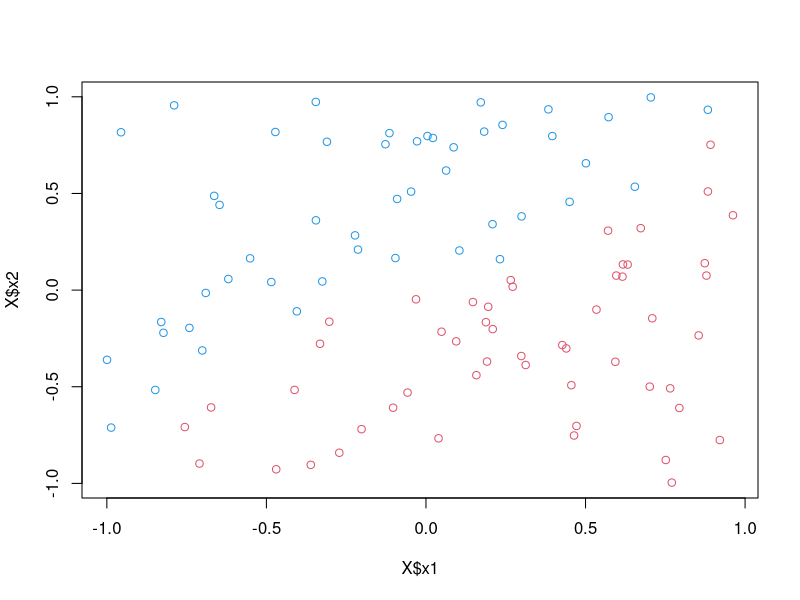
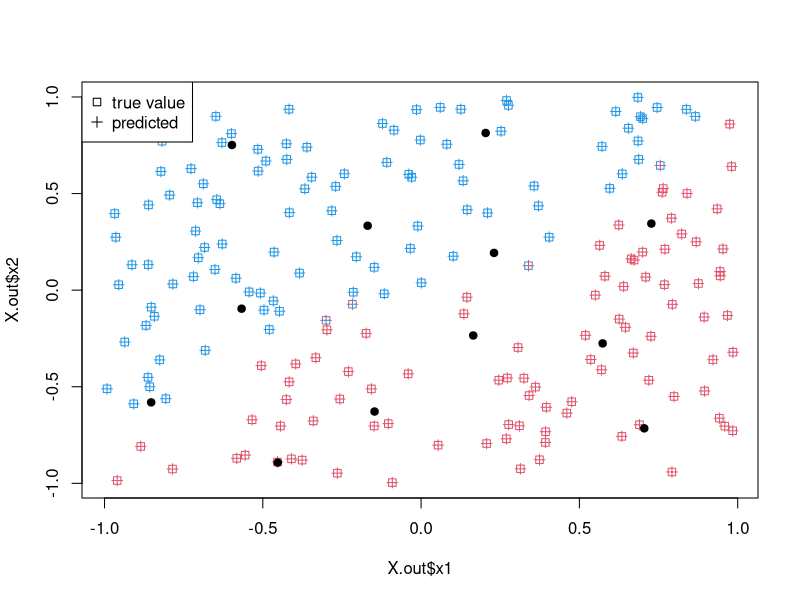
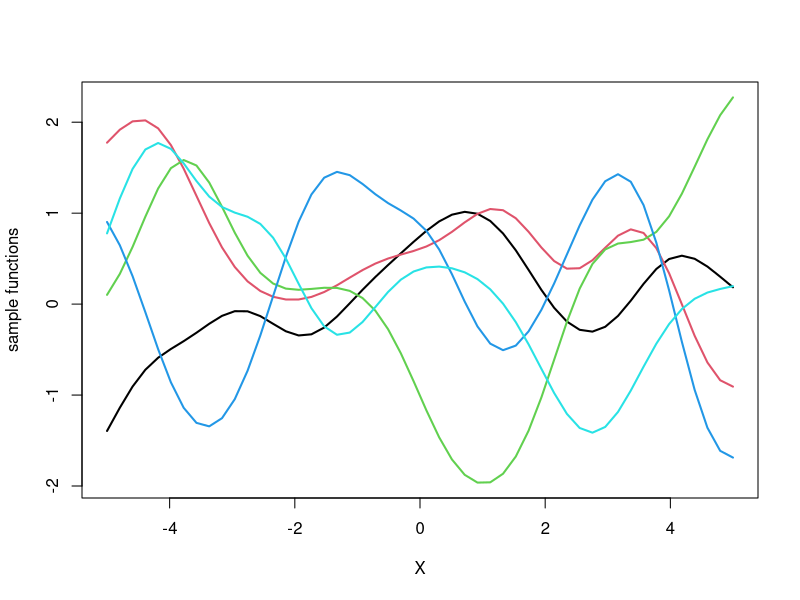
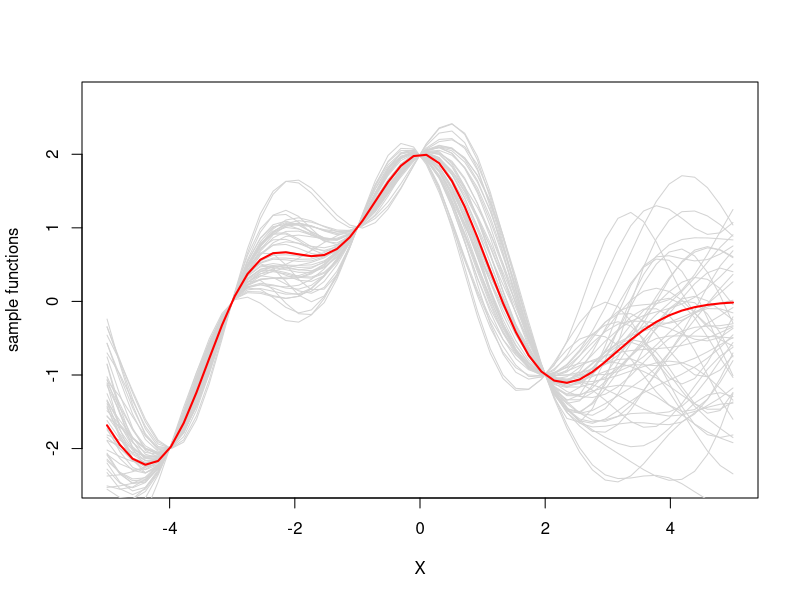
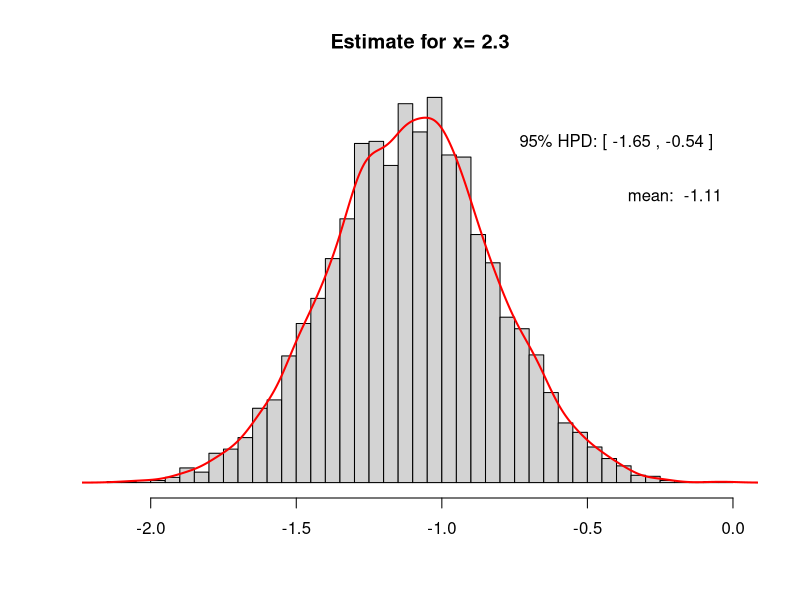
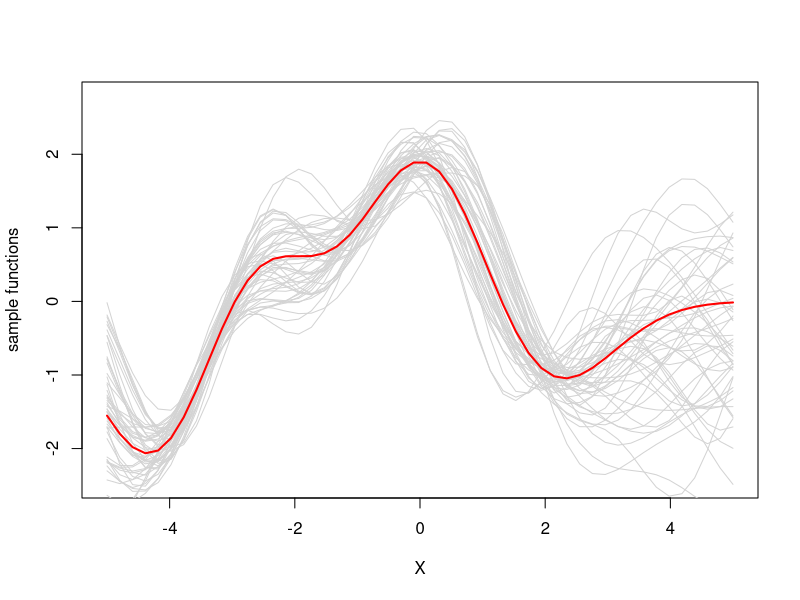
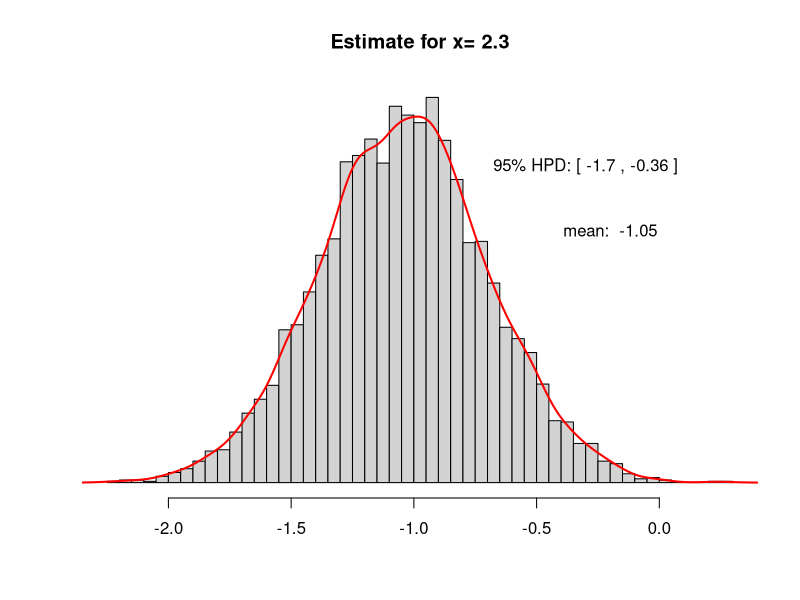
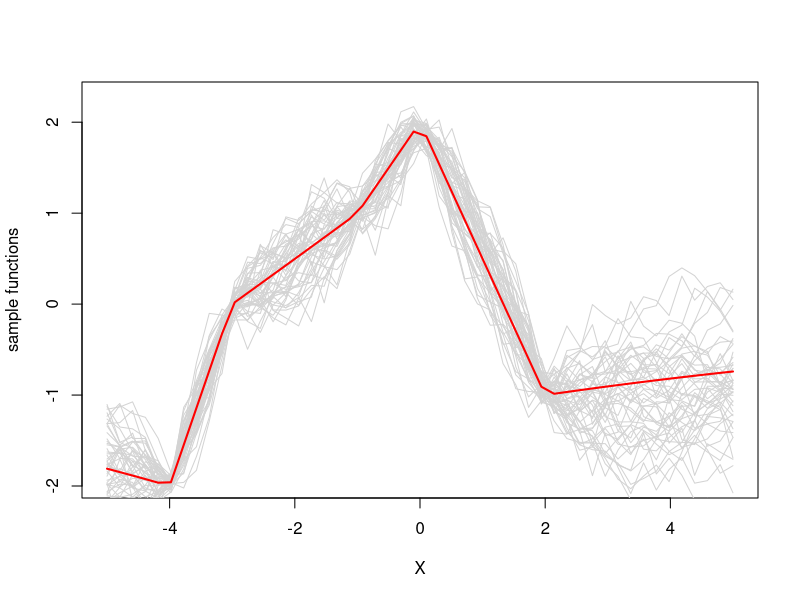

The R script that drew these images, in order:
## ---- chunk 1
make_gaussian_kernel <- function(gamma=1.0) {

  function(x,z) {
    exp(-gamma * norm(as.matrix(x-z),"F")^2 )
  }
}

gaussian_kernel <- make_gaussian_kernel(0.2)
gaussian_kernel(x=c(1,1), z=c(2,2))
## ---- chunk 2
# returns a rbf model given the:
# * observations X=(x1, ..., xN)
# * output value for each observation Y = (y1, ..., yN)
# * number of centers K
# * gamma value

rbf <- function(X, Y, K=12, gamma=1.0) {
  library(corpcor)   # include pseudoinverse()
  library(stats)     # include kmeans()
  
  N     <- dim(X)[1] # number of observations
  ncols <- dim(X)[2] # number of variables

  repeat {
    km <- kmeans(X, K)  # let's cluster K centers out of the dataset
    if (min(km$size)>0) # only accept if there are no empty clusters
      break
  }

  mus <- km$centers # the clusters points

  Phi <- matrix(rep(NA,(K+1)*N), ncol=K+1)
  for (lin in 1:N) {
    Phi[lin,1] <- 1    # bias column
    for (col in 1:K) {
      Phi[lin,col+1] <- exp(-gamma * norm(as.matrix(X[lin,]-mus[col,]),"F")^2)
    }
  }

  w <- pseudoinverse(t(Phi) %*% Phi) %*% t(Phi) %*% Y  # find RBF weights

  list(weights=w, centers=mus, gamma=gamma)  # return the rbf model
}
## ---- chunk 3
rbf.predict <- function(model, X, classification=FALSE) {
  gamma   <- model$gamma
  centers <- model$centers
  w       <- model$weights
  N       <- dim(X)[1]    # number of observations
  
  pred <- rep(w[1],N)  # we need to init to a value, so let's start with bias

  for (j in 1:N) {  
    # find prediction for point xj
    for (k in 1:length(centers[,1])) {
      # the weight for center[k] is given by w[k+1] (because w[1] is the bias)
      pred[j] <- pred[j] + w[k+1] * exp( -gamma * norm(as.matrix(X[j,]-centers[k,]),"F")^2 )
    }
  }
  
  if (classification) {
    pred <- unlist(lapply(pred, sign))
  }
  pred
}
## ---- chunk 4
target <- function(x1, x2) {
  2*(x2 - x1 + .25*sin(pi*x1) >= 0)-1
}

N <- 100
X <- data.frame(x1=runif(N, min=-1, max=1),
                x2=runif(N, min=-1, max=1))
Y <- target(X$x1, X$x2)
plot(X$x1, X$x2, col=Y+3)
## ---- chunk 5
rbf.model <- rbf(X, Y) # using default values for K and gamma
rbf.model
## ---- chunk 6
N.test <- 200
X.out <- data.frame(x1=runif(N.test, min=-1, max=1),
                    x2=runif(N.test, min=-1, max=1))
Y.out <- target(X.out$x1, X.out$x2)

rbf.pred <- rbf.predict(rbf.model, X.out, classification=TRUE)
binary.error <- sum(rbf.pred != Y.out)/N.test
binary.error

plot(X.out$x1, X.out$x2, col=Y.out+3, pch=0)
points(X.out$x1, X.out$x2, col=rbf.pred+3, pch=3)
points(rbf.model$centers, col="black", pch=19) # draw the model centers
legend("topleft",c("true value","predicted"),pch=c(0,3),bg="white")
## ---- chunk 7
require(MASS)

# make the gaussian kernel
# gaussian_kernel <- make_gaussian_kernel(0.5)

# compute covariance matrix Sigma for the Gaussian process, ie,
# the distribution of functions (eqs. 6.53 & 6.54)
get_sigma <- function(X1, X2, kernel=make_gaussian_kernel(0.5)) {
  Sigma <- matrix(rep(0, length(X1)*length(X2)), nrow=length(X1))
  for (i in 1:nrow(Sigma)) 
    for (j in 1:ncol(Sigma))
       Sigma[i,j] <- kernel(X1[i], X2[j])
  Sigma
}

# The points at which we want to define the functions
X <- seq(-5,5,len=50)
 
# Calculate the covariance matrix
sigma <- get_sigma(X,X)
means <- rep(0, length(X))
 
# Generate sample functions from the Gaussian process
set.seed(101)
n_samples <- 5
y_sample  <- matrix(rep(0,length(X)*n_samples), ncol=n_samples)
for (i in 1:n_samples) {
  # each column represents a sample from a multivariate normal distribution
  # with zero mean and covariance sigma
  y_sample[,i] <- mvrnorm(1, means, sigma)
}

plot(X, y_sample[,1], type="n", ylim=c(min(y_sample), max(y_sample)), ylab="sample functions")
for(i in 1:n_samples)
  points(X, y_sample[,i], type="l", col=i, lwd=2)
## ---- chunk 8
# dataset:  two-column dataframe with col x for input, and col y for output
# kernel:   the kernel in use
# sd_noise: the standard deviation of the noise of the dataset samples
gp_samples <- function(X, dataset, kernel, n_samples, sd_noise=0, seed=121) {
  
  k.dd <- get_sigma(dataset$x, dataset$x, kernel)
  k.dx <- get_sigma(dataset$x, X,         kernel)
  k.xd <- get_sigma(X,         dataset$x, kernel)
  k.xx <- get_sigma(X,         X,         kernel)
 
  # These matrix calculations correspond to equation (2.19) in the 
  # Rasmussen and Williams's book 'Gaussian Processes for ML'
  noise_part <- sd_noise^2 * diag(1, ncol(k.dd))
  
  d.star.bar <- k.xd %*% solve(k.dd + noise_part) %*% d$y
  cov.d.star <- k.xx - k.xd %*% solve(k.dd + noise_part) %*% k.dx
 
  # generate the samples
  set.seed(seed)
  y_sample <- matrix(rep(0,length(X)*n_samples), ncol=n_samples)
  for (i in 1:n_samples)
    y_sample[,i] <- mvrnorm(1, d.star.bar, cov.d.star)

  list(y_sample=y_sample, mean_est=d.star.bar)
}
## ---- chunk 9
d <- data.frame(x=c(-4,-3,-1,0 ,2),
                y=c(-2, 0 ,1,2,-1))
n_samples <- 50

result <- gp_samples(X, d, make_gaussian_kernel(0.5), n_samples)

plot(X, result$y_sample[,1], type="n", ylim=c(min(y_sample)-.5, max(y_sample)+.5), ylab="sample functions")
for(i in 1:n_samples)
  points(X, result$y_sample[,i], type="l", col="lightgrey")
points(X, result$mean_est, type="l", col="red", lwd=2)
## ---- chunk 10
value  <- 2.3
result <- gp_samples(value, d, make_gaussian_kernel(0.5), n_samples=5e3)

# i  <- 23 # eg: check the 23th value of X
ys <- result$y_sample[1,]
library(coda)
hpd <- HPDinterval(as.mcmc(ys), prob=0.95) # compute highest density interval

hist(ys, breaks=50, freq=FALSE, xlab="", main=paste("Estimate for x=",round(value,2)), yaxt='n', ylab="")
lines(density(ys),col="red",lwd=2)
text(-0.2,1.1,paste("mean: ",round(result$mean_est,2)))
text(-0.4,1.3,paste("95% HPD: [",round(hpd[1],2),",",round(hpd[2],2),"]"))
## ---- chunk 11
result <- gp_samples(X, d, make_gaussian_kernel(0.5), n_samples, sd_noise=0.2)

plot(X, result$y_sample[,1], type="n", ylim=c(min(y_sample)-.5, max(y_sample)+.5), ylab="sample functions")
for(i in 1:n_samples)
  points(X, result$y_sample[,i], type="l", col="lightgrey")
points(X, result$mean_est, type="l", col="red", lwd=2)

# estimate for value
value <- 2.3
result <- gp_samples(value, d, make_gaussian_kernel(0.5), n_samples=5e3, sd_noise=0.2)

ys <- result$y_sample[1,]
hpd <- HPDinterval(as.mcmc(ys), prob=0.95) # compute highest density interval

hist(ys, breaks=50, freq=FALSE, xlab="", main=paste("Estimate for x=",round(value,2)), yaxt='n', ylab="")
lines(density(ys),col="red",lwd=2)
text(-0.2,0.8,paste("mean: ",round(result$mean_est,2)))
text(-0.3,1.0,paste("95% HPD: [",round(hpd[1],2),",",round(hpd[2],2),"]"))
## ---- chunk 12
exponential_kernel <- function(x,z) exp(-0.1*abs(x-z)) # parameter theta=0.1

result2 <- gp_samples(X, d, exponential_kernel, n_samples)

plot(X, result2$y_sample[,1], type="n", ylim=c(min(y_sample), max(y_sample)),
        ylab="sample functions")
for(i in 1:n_samples)
  points(X, result2$y_sample[,i], type="l", col="lightgrey")
points(X, result2$mean_est, type="l", col="red", lwd=2)
## ---- chunk 13
sigmoid <- function(x) 1/(1+exp(-x))
## ---- chunk 14
d <- data.frame(x=c(-4,-3,-1, 0 ,2),
                y=c(-1,-1, 1, 1,-1))
value <- -2.6
result <- gp_samples(value, d, make_gaussian_kernel(0.5), n_samples=5e3)

probs <- sapply(result$y_sample[1,], sigmoid)
hpd   <- HPDinterval(as.mcmc(probs), prob=0.95)
hist(probs,breaks=50,prob=T, main=paste("p(y|x=",value,")"), yaxt='n', ylab="")
text(0.5,4.0,paste("95% HPD: [",round(hpd[1],2),",",round(hpd[2],2),"]"))
